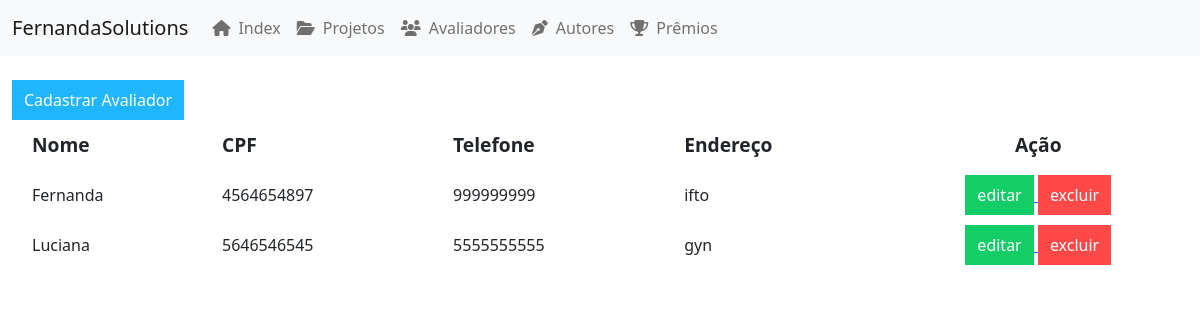
Page /catalog/avaliador/ on the committed database.
### catalog/models.py (models this page shows, shortened)
class Avaliador(models.Model):
    nome = models.CharField(max_length=50)
    cpf = models.IntegerField()
    telefone = models.IntegerField()
    endereco = models.CharField(max_length=50)

### catalog/views.py (the view)
# urls.py: path("avaliador/", listar_avaliador_view, name='list_avaliador'),
def listar_avaliador_view(request):
    avaliador = Avaliador.objects.all()
    context = {}
    context["object_list"] = avaliador
    form = AvaliadorForm(request.POST or None)
    if form.is_valid():
        form.save()
    context['form'] = form
    return render(request, "avaliadores/list_avaliadores.html", context)

### catalog/templates/avaliadores/list_avaliadores.html
{% extends 'layouts/base.html' %} {% block content %}
    <main>
         <a href="{% url 'novo_avaliador' %}">
        <button type="button" class="button blue mobile" id="cadastrarAvaliador">Cadastrar Avaliador</button>
         </a>
        <table class="records">
            <thead>
                <tr>
                    <th>Nome</th>
                    <th>CPF</th>
                    <th>Telefone</th>
                    <th>Endereço</th>
                    <th>Ação</th>
                </tr>
            </thead>
            <tbody>
            {% for avaliador in object_list %}
                <tr>
                    <td>{{avaliador.nome}}</td>
                    <td>{{avaliador.cpf}}</td>
                    <td>{{avaliador.telefone}}</td>
                    <td>{{avaliador.endereco}}</td>
                    <td>
                        <a href="/catalog/avaliador/edit/{{avaliador.id}}">
                        <button type="button" class="button green">editar</button>
                        </a>
                         <a href="/catalog/avaliador/delete/{{avaliador.id}}">
                        <button type="button" class="button red">excluir</button>
                         </a>
                    </td>
                </tr>
            {% endfor %}
            </tbody>
        </table>
    </main>
    {% endblock %}

### catalog/static/css/button.css (style rules this page uses)
.button { border-style: none; height: 40px; padding: 6px 12px; background-color: black; color: white; font-size: 1rem; cursor: pointer; transition: box-shadow .6s ease; }
.button.blue { background-color: #1FB6FF; }
button.green { background-color: #13CE66; }
button.red { background-color: #FF4949; }

### catalog/static/css/records.css (style rules this page uses)
.records { width: 100%; user-select: none; text-align: left; }
.records th { height: 50px; background-color: var(--primary-color); padding-left: 20px; font-size: 1.2rem; }
.records td { height: 50px; padding-left: 20px; }
.records th:last-child, .records td:last-child { padding: 0; min-width: 140px; text-align: center; }

### rows in the picture
Avaliador: nome "Fernanda", cpf "4564654897", telefone "999999999", endereco "ifto"
Avaliador: nome "Luciana", cpf "5646546545", telefone "5555555555", endereco "gyn"
